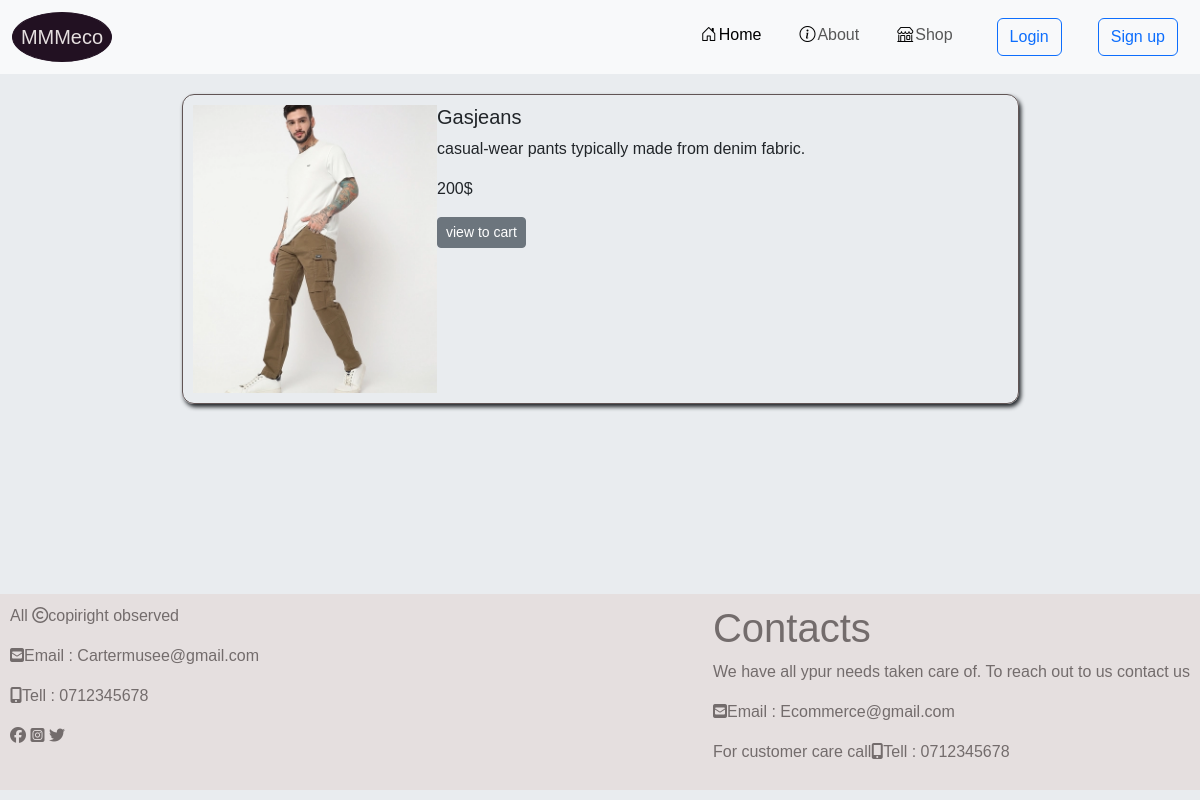
/trousers/1, run on the app's committed database.
### eccomerce/models.py (models this page shows)
class Trousers(db.Model,UserMixin):
    id = db.Column(db.Integer, primary_key=True)
    trousers_name = db.Column(db.String(64),index=True)
    description = db.Column(db.String(124),index=True)
    price = db.Column(db.Integer)
    quantity = db.Column(db.Integer)
    img = db.Column(db.String(255))

### eccomerce/routes.py (the view)
@app.route('/trousers/<int:trouser_id>',methods=['GET'])
def get_a_trouser(trouser_id):
    trouser = Trousers.query.get(trouser_id)
    if trouser:
        trouser_data = {
            'id':trouser.id,
            'trouser_name':trouser.trousers_name,
            'description':trouser.description,
            'price': trouser.price,
            'img':trouser.img,
            'qunatity':trouser.quantity
        }
    return render_template('trouser.html',trouser_data=trouser_data)

### eccomerce/templates/trouser.html
{% extends 'base.html'%}
{% block body%}
<div id="shop" class="container">
    <div class="single" >
        <div class="shirt-tr-sho">
            <img src="{{ url_for('static', filename='images/{}'.format(trouser_data.img)) }}" class="" alt="...">
            <div>
                <h5 class="">{{trouser_data.trouser_name}}</h5>
                <p class="">{{trouser_data.description}}</p>
                <p class="">{{trouser_data.price}}$</p>
                <a href="{{ url_for('shop') }}" class="addToCart btn btn-secondary btn-sm">view to cart</a>
            </div>
        </div>
    </div>
</div>
{% endblock%}

### eccomerce/static/login.css (style rules this page uses)
* { box-sizing: border-box; margin: 0; font-family: sans-serif; }

### eccomerce/static/new.css (style rules this page uses)
.single { height: 500px; }
.shirt-tr-sho { width: 75%; margin: auto; display: flex; flex-wrap: wrap; flex-direction: row; border-radius: 12px; border: 1px solid rgb(97, 85, 85); padding: 10px; box-shadow: 2px 3px 4px; }
.shirt-tr-sho img { width: 30%; }

### data on the page
Trousers: img (picture), trouser_name "Gasjeans", description "casual-wear pants typically made from denim fabric."

### other printed values
{{ trouser_data.price }} "200"
